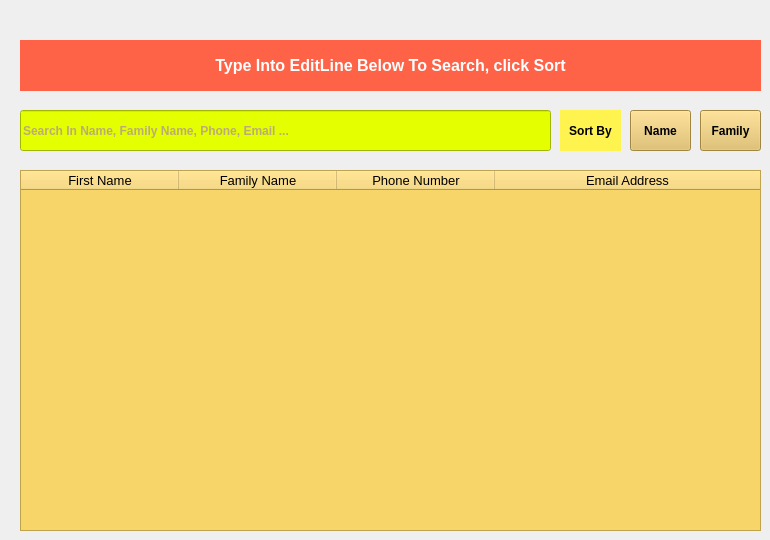
    <widget class="QWidget" name="tab_3">
     <attribute name="title">
      <string>🔎 List-Search</string>
     </attribute>
     <widget class="QTableWidget" name="tableWidget">
      <property name="geometry">
       <rect>
        <x>20</x>
        <y>170</y>
        <width>741</width>
        <height>361</height>
       </rect>
      </property>
      <property name="font">
       <font>
        <pointsize>10</pointsize>
        <weight>50</weight>
        <bold>false</bold>
       </font>
      </property>
      <property name="styleSheet">
       <string notr="true">background-color:#F8D568</string>
      </property>
      <attribute name="horizontalHeaderDefaultSectionSize">
       <number>158</number>
      </attribute>
      <attribute name="horizontalHeaderStretchLastSection">
       <bool>true</bool>
      </attribute>
      <column>
       <property name="text">
        <string>First Name</string>
       </property>
      </column>
      <column>
       <property name="text">
        <string>Family Name</string>
       </property>
      </column>
      <column>
       <property name="text">
        <string>Phone Number</string>
       </property>
      </column>
      <column>
       <property name="text">
        <string>Email Address</string>
       </property>
      </column>
     </widget>
     <widget class="QLabel" name="label_14">
      <property name="geometry">
       <rect>
        <x>20</x>
        <y>40</y>
        <width>741</width>
        <height>51</height>
       </rect>
      </property>
      <property name="font">
       <font>
        <pointsize>12</pointsize>
        <weight>75</weight>
        <bold>true</bold>
       </font>
      </property>
      <property name="styleSheet">
       <string notr="true">background-color:#FF6347;color:white;border-radius:0.2em</string>
      </property>
      <property name="text">
       <string>Type Into EditLine Below To Search, click Sort</string>
      </property>
      <property name="alignment">
       <set>Qt::AlignCenter</set>
      </property>
     </widget>
     <widget class="QLineEdit" name="lineEditSearch">
      <property name="geometry">
       <rect>
        <x>20</x>
        <y>110</y>
        <width>531</width>
        <height>41</height>
       </rect>
      </property>
      <property name="font">
       <font>
        <pointsize>9</pointsize>
        <weight>75</weight>
        <bold>true</bold>
       </font>
      </property>
      <property name="statusTip">
       <string>Type Here To Search</string>
      </property>
      <property name="styleSheet">
       <string notr="true">background-color:#E3FF00;color:#9457EB;border-radius:0.2em</string>
      </property>
      <property name="placeholderText">
       <string>Search In Name, Family Name, Phone, Email ...</string>
      </property>
     </widget>
     <widget class="QPushButton" name="pushButtonName">
      <property name="geometry">
       <rect>
        <x>630</x>
        <y>110</y>
        <width>61</width>
        <height>41</height>
       </rect>
      </property>
      <property name="font">
       <font>
        <pointsize>9</pointsize>
        <weight>75</weight>
        <bold>true</bold>
       </font>
      </property>
      <property name="cursor">
       <cursorShape>PointingHandCursor</cursorShape>
      </property>
      <property name="statusTip">
       <string>Click To Sort Table By First Name</string>
      </property>
      <property name="styleSheet">
       <string notr="true">background-color:#E0BC5B;border-radius:0.2em</string>
      </property>
      <property name="text">
       <string>Name</string>
      </property>
     </widget>
     <widget class="QPushButton" name="pushButtonFamily">
      <property name="geometry">
       <rect>
        <x>700</x>
        <y>110</y>
        <width>61</width>
        <height>41</height>
       </rect>
      </property>
      <property name="font">
       <font>
        <pointsize>9</pointsize>
        <weight>75</weight>
        <bold>true</bold>
       </font>
      </property>
      <property name="cursor">
       <cursorShape>PointingHandCursor</cursorShape>
      </property>
      <property name="statusTip">
       <string>Click To Sort Table By Family Name</string>
      </property>
      <property name="styleSheet">
       <string notr="true">background-color:#E0BC5B;border-radius:0.2em</string>
      </property>
      <property name="text">
       <string>Family</string>
      </property>
     </widget>
     <widget class="QLabel" name="label_15">
      <property name="geometry">
       <rect>
        <x>560</x>
        <y>110</y>
        <width>61</width>
        <height>41</height>
       </rect>
      </property>
      <property name="font">
       <font>
        <pointsize>9</pointsize>
        <weight>75</weight>
        <bold>true</bold>
       </font>
      </property>
      <property name="styleSheet">
       <string notr="true">background-color:#FFF44F;color:black;border-radius:0.2em</string>
      </property>
      <property name="text">
       <string>Sort By</string>
      </property>
      <property name="alignment">
       <set>Qt::AlignCenter</set>
      </property>
     </widget>
    </widget>
